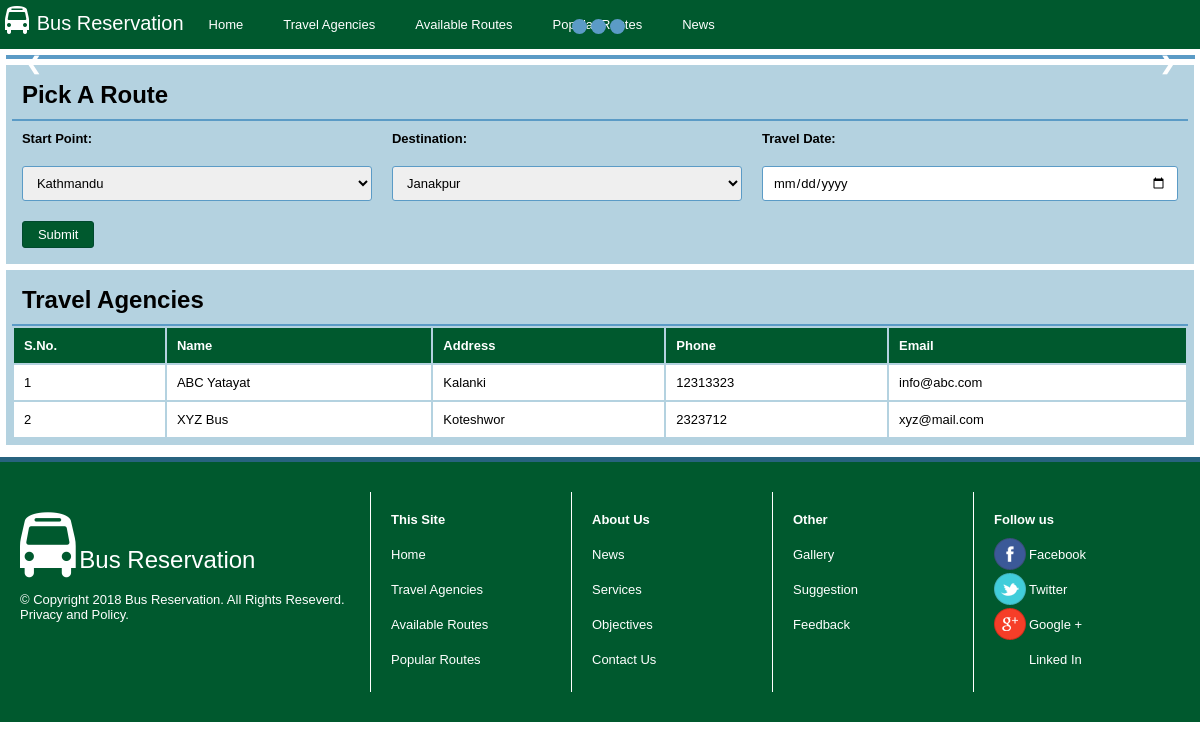
The page / on the database its author committed.
### tables this page shows
CREATE TABLE `travel_agency` (
  `id` int(11) NOT NULL AUTO_INCREMENT,
  `name` text NOT NULL,
  `address` text NOT NULL,
  `contact` int(11) NOT NULL,
  `email` varchar(255) NOT NULL,
  PRIMARY KEY (`id`)
);

### application/controllers/PublicUser.php (called while the page is built, shortened)
<?php
class PublicUser extends CI_Controller {
    public function __construct() {
        $this->load->database();
        $this->load->model('select');
        $this->load->model('insert');
        $this->load->model('update');
        $this->load->helper('url');
        $this->load->library('session');
        $this->load->library('commons');
    }
    public function index() {
        $data['places'] = $this->select->getAllFromTable("destination");
        $data['agencies'] = $this->commons->travel_agency_list($this->select);
        $this->loadView("index", "home", $data);
    }
    public function loadView($php_file, $page_title, $data = null) {
        $data['title'] = ucfirst($page_title);
        $this->load->view('public/template/header', $data);
        if ($page_title == "home") {
            $this->load->view('public/template/slider', $data);
        }
        $this->load->view('public/' . $php_file, $data);
        $this->load->view('public/template/footer', $data);
    }
}

### index.php (called while the page is built, shortened)
<?php
require_once BASEPATH.'core/CodeIgniter.php';

### application/models/Select.php (called while the page is built, shortened)
<?php
class Select extends CI_Model {
    public function getAllFromTable($table, $limit = null, $start = null) {
        $this->db->select('*');
        $this->db->from($table);
        $query = $this->db->get();
        return $query->result();
    }
}

### application/libraries/Commons.php (called while the page is built, shortened)
<?php
class Commons {
    public function travel_agency_list($obj_select) {
        return $obj_select->getAllFromTable("travel_agency");
    }
}

### application/views/public/index.php (the view)
<div class="routes" style="width: 99%;padding: .5%;">
    <h2>Pick A Route</h2>
    <hr/>
    <form class="route_form" onsubmit="return validate(['start_point', 'destination', 'date'])" method="post" action="<?php echo base_url(); ?>search_bus">
        <table class="tbl_form">
            <tr>
                <th>Start Point:</th>
                <th>Destination:</th>
                <th>Travel Date:</th>
            </tr>
            <tr>
                <td>
                    <select name="start_point" class="form-elements" id="start_point" onchange="change_destination();">
                        <?php foreach ($places as $start) { ?>
                            <option value="<?php echo $start->id; ?>" ><?php echo $start->destination; ?></option>
                        <?php } ?>
                    </select>
                </td>
                <td>
                    <select name="destination" class="form-elements" id="destination">
                        <?php foreach (array_reverse($places) as $end) { ?>
                            <option value="<?php echo $end->id; ?>"><?php echo $end->destination; ?></option>
                        <?php } ?>
                    </select>
                </td>
                <td><input type="date" name="date" id='date' class="form-elements" /></td>
            </tr>
            <tr>
                <td colspan="3"><button type="submit" class="btn_submit">Submit</button></td>
            </tr>
        </table>
    </form>
</div>
<div class="routes" style="width: 99%;padding: .5%;">
    <h2>Travel Agencies</h2>
    <hr/>
    <table class="tbl_travel_agency">
        <tr>
            <th>S.No.</th>
            <th>Name</th>
            <th>Address</th>
            <th>Phone</th>
            <th>Email</th>
        </tr>
        <?php
        $i = 1;
        foreach ($agencies as $agency) {
            ?>
            <tr>
                <td><?php echo $i++; ?></td>
                <td><?php echo $agency->name; ?></td>
                <td><?php echo $agency->address; ?></td>
                <td><?php echo $agency->contact; ?></td>
                <td><?php echo $agency->email; ?></td>
            </tr>
        <?php } ?>
    </table>
</div>

### application/views/public/template/header.php (shortened to what this page needs)
<!DOCTYPE html>
<html lang="en">
    <head>
        <link href="<?php echo base_url(); ?>css/icons.css" rel="stylesheet" type="text/css" />
        <link href="<?php echo base_url(); ?>css/style.css" rel="stylesheet" type="text/css" />
        <link href="<?php echo base_url(); ?>css/slider.css" rel="stylesheet" type="text/css" />
        <link href="<?php echo base_url(); ?>css/mobile.css" type="text/css" rel="stylesheet"/>
    </head>
    <body id="container">
        <div class="menu_wrap">
            <div class="menu">
                <div class="logo">
                    <a href="<?php echo base_url(); ?>">
                        <i class="fa fa-bus"></i> <span class="logo_text">Bus Reservation</span>
                    </a>
                </div>
                <ul>
                    <li><a href="<?php echo base_url(); ?>">Home</a></li>
                    <li><a href="#">Travel Agencies</a></li>
                    <li><a href="#">Available Routes</a></li>
                    <li><a href="#">Popular Routes</a></li>
                    <li><a href="#">News</a></li>
                </ul>
            </div>
        </div>
        <div class="content_wrap" >

### application/views/public/template/slider.php (shortened to what this page needs)
<div class="slider_wrap">
    <div class="slideshow-container">
        <a class="prev" onclick="lastSlide()">&#10094;</a>
        <a class="next" onclick="nextSlide()">&#10095;</a>
        <div class="dot_wrap" style="text-align:center">
            <?php
            $i = 1;
            foreach (glob('images/slider/*.*') as $file) {
                if (strpos($file, 'svg') != TRUE) {
                    ?>
                    <span class="dot" onclick="currentSlide(<?php echo $i++ ?>)"></span>
                    <?php
                }
            }
            ?>
        </div>
    </div>
</div>

### application/views/public/template/footer.php (shortened to what this page needs)
</div>
<div class="footerWrap" id="footerWrap">
    <div class="footerLinkWrap">
        <div class="footerLink">
            <i class="fa fa-bus fa-5x"></i> <span style="font-size: 24px;">Bus Reservation</span>
            <br />
            <br />
            <?php
            $copyright = "© Copyright 2018 Bus Reservation. All Rights Reseverd. Privacy and Policy.";
            if (!empty($copyright)) {
                echo $copyright;
            }
            ?>
        </div>
        <div class="footerLink">
            <ul>
                <li><h4>This Site</h4></li>
                <li><a href="<?php echo base_url(); ?>">Home</a></li>
                <li><a href="<?php echo base_url() ?>register">Travel Agencies</a></li>
                <li><a href="<?php echo base_url(); ?>request">Available Routes</a></li>
                <li><a href="<?php echo base_url(); ?>request">Popular Routes</a></li>
            </ul>
        </div>
        <div class="footerLink">
            <ul>
                <li><h4>About Us</h4></li>
                <li><a href="<?php echo base_url(); ?>request">News</a></li>
                <li><a href="<?php echo base_url() ?>register">Services</a></li>
                <li><a href="<?php echo base_url() ?>member/my-books">Objectives</a></li>
                <li><a href="<?php echo base_url() ?>member/matches">Contact Us</a></li>
            </ul>
        </div>
        <div class="footerLink">
            <ul>
                <li><h4>Other</h4></li>
                <li><a href="javascript:void(0)" onclick="loadForm('Suggestion');">Gallery</a></li>
                <li><a href="javascript:void(0)" onclick="loadForm('Suggestion');">Suggestion</a></li>
                <li><a href="javascript:void(0)" onclick="loadForm('Feedback');">Feedback</a></li>
            </ul>
        </div>
        <div class="footerLink">
            <ul>
                <li><h4>Follow us</h4></li>
                <li><a href="https://www.facebook.com/"><span class="footerIcon fb">Facebook</span></a></li>
                <li><a href="https://twitter.com/"><span class="footerIcon tw">Twitter</span></a></li>
                <li><a href="https://plus.google.com/"><span class="footerIcon gp">Google +</span></a></li>
                <li><a href="https://www.linkedin.com/"><span class="footerIcon in">Linked In</span></a></li>
            </ul>
        </div>
    </div>
</div>
</body>
</html>

### css/style.css (style rules this page uses)
* { margin: 0px; padding: 0px; font-family: sans-serif; font-size: 13px; }
hr { display: block; border: 1px solid #5b9bc6; padding: 0; }
.menu_wrap { background-color: #00592e; display: table; width: 100%; }
.logo { float: left; }
.logo a { font-size: 28px; padding: 5px 5px; display: table-cell; text-decoration: none; color: #fff; }
.logo_text { font-size: 20px; color: #fff; }
.menu > ul { list-style: none; }
.menu > ul > li > a { float: left; display: table-cell; color: #fff; text-decoration: none; padding: 17px 20px; }
.content_wrap { display: table; width: 99%; margin: .5%; }
.slider_wrap { background-color: #5b9bc6; width: 99.4%; padding: 4px 4px 0px 4px; margin-bottom: .5%; }
.routes { background-color: #b4d2e0; width: 100%; margin-bottom: .5%; display: table; }
.routes h2 { font-size: 24px; padding: 10px; }
.routes table { width: 100%; }
.routes table th { text-align: left; padding: 10px; }
.routes table td { padding: 10px; }
.tbl_travel_agency th { background-color: #00592e; color: #fff; }
.tbl_travel_agency td { background-color: #fff; }
.route_form table { width: 100%; border-collapse: collapse; float: left; }
.route_form table th { text-align: left; padding: 10px; }
.route_form table td { padding: 10px; }
.form-elements { width: 100%; padding: 8px 10px; border: 1px solid #5b9bc6; box-sizing: border-box; border-radius: 3px; -moz-border-radius: 3px; -webkit-border-radius: 3px; }
.btn_submit { background-color: #00592e; border: 1px solid #00492e; color: #fff; padding: 5px 15px; border-radius: 3px; -moz-border-radius: 3px; -webkit-border-radius: 3px; }
.footerWrap { width: 100%; border-top: 5px solid #27637f; padding: 30px 0px; background: #00592e; }
.footerLinkWrap { display: table; }
.footerLink:first-child { border-left: 0px; width: 350px; }
.footerLink { display: table-cell; padding: 20px 0px 0px 20px; height: 180px; width: 180px; float: left; color: #fff; border-left: 1px solid #fff; }
.footerLink ul { list-style: none; }
.footerLink li { height: 25px; margin-bottom: 10px; }
.footerLink a { color: #fff; text-decoration: none; }
.footerIcon { padding: 9px 35px; }
.fb { background: url(../images/socialMedia/fb.png) left center no-repeat; }
.tw { background: url(../images/socialMedia/tw.png) left center no-repeat; }
.in { background: url(../images/socialMedia/in.png) left center no-repeat; }
.gp { background: url(../images/socialMedia/gp.png) left center no-repeat; }

### css/slider.css (style rules this page uses)
.slideshow-container { width: 100%; position: relative; }
.prev, .next { cursor: pointer; position: absolute; top: 50%; width: auto; margin-top: -22px; padding: 16px; color: white; font-weight: bold; font-size: 18px; transition: 0.6s ease; border-radius: 0 3px 3px 0; }
.next { right: 0; border-radius: 3px 0 0 3px; }
.dot_wrap { position: absolute; bottom: 25px; left: calc(50% - 30px); }
.dot { cursor: pointer; height: 15px; width: 15px; margin: 0 2px; background-color: #5b9bc6; border-radius: 50%; float: left; transition: background-color 0.6s ease; }

### rows shown on the page
travel_agency: name "ABC Yatayat", address "Kalanki", contact "12313323", email "info@abc.com"
travel_agency: name "XYZ Bus", address "Koteshwor", contact "2323712", email "xyz@mail.com"

### other values the page prints
$copyright "© Copyright 2018 Bus Reservation. All Rights Reseverd. Privacy and Policy."
form field start_point "Kathmandu"
form field destination "Janakpur"
